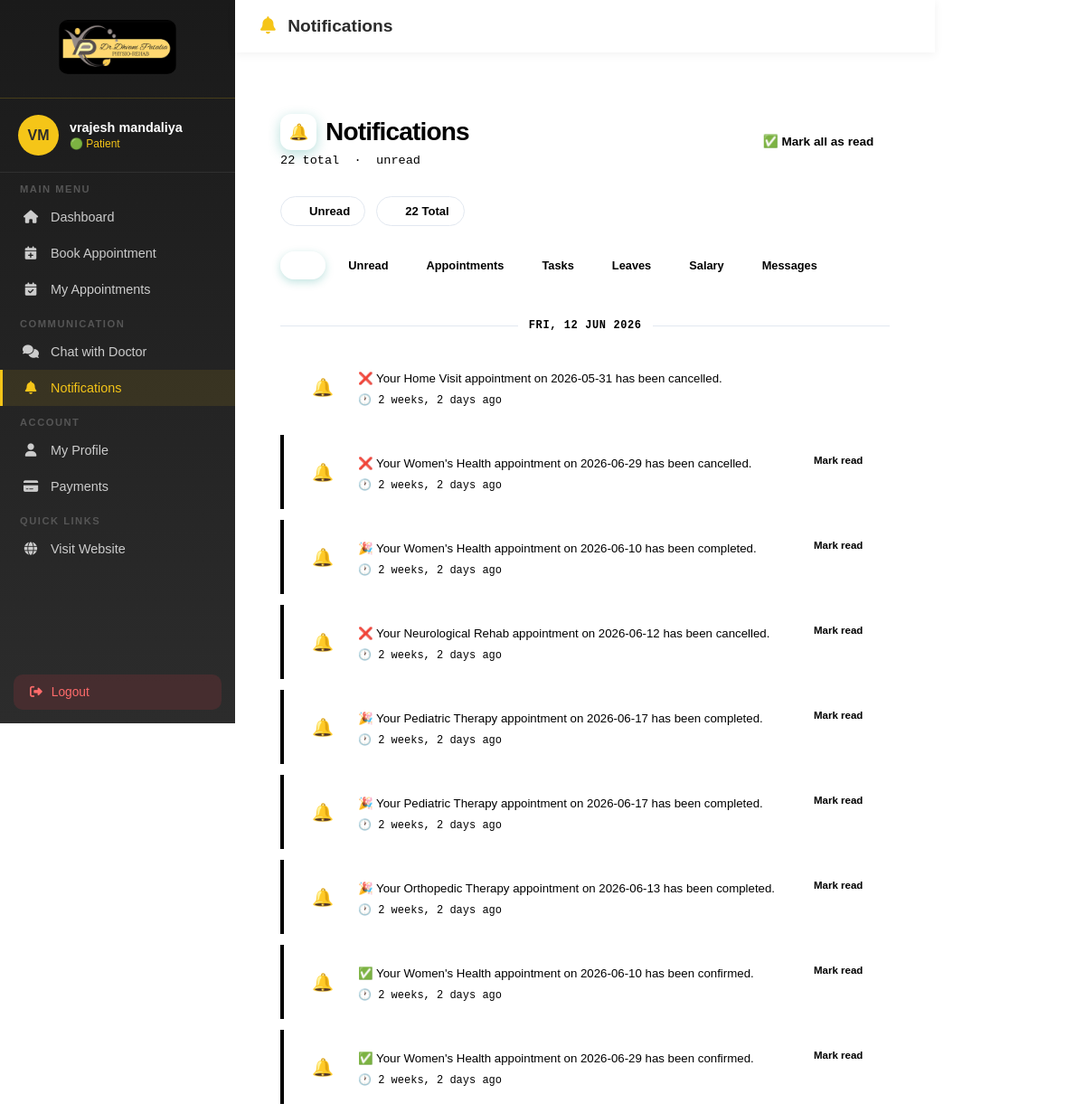
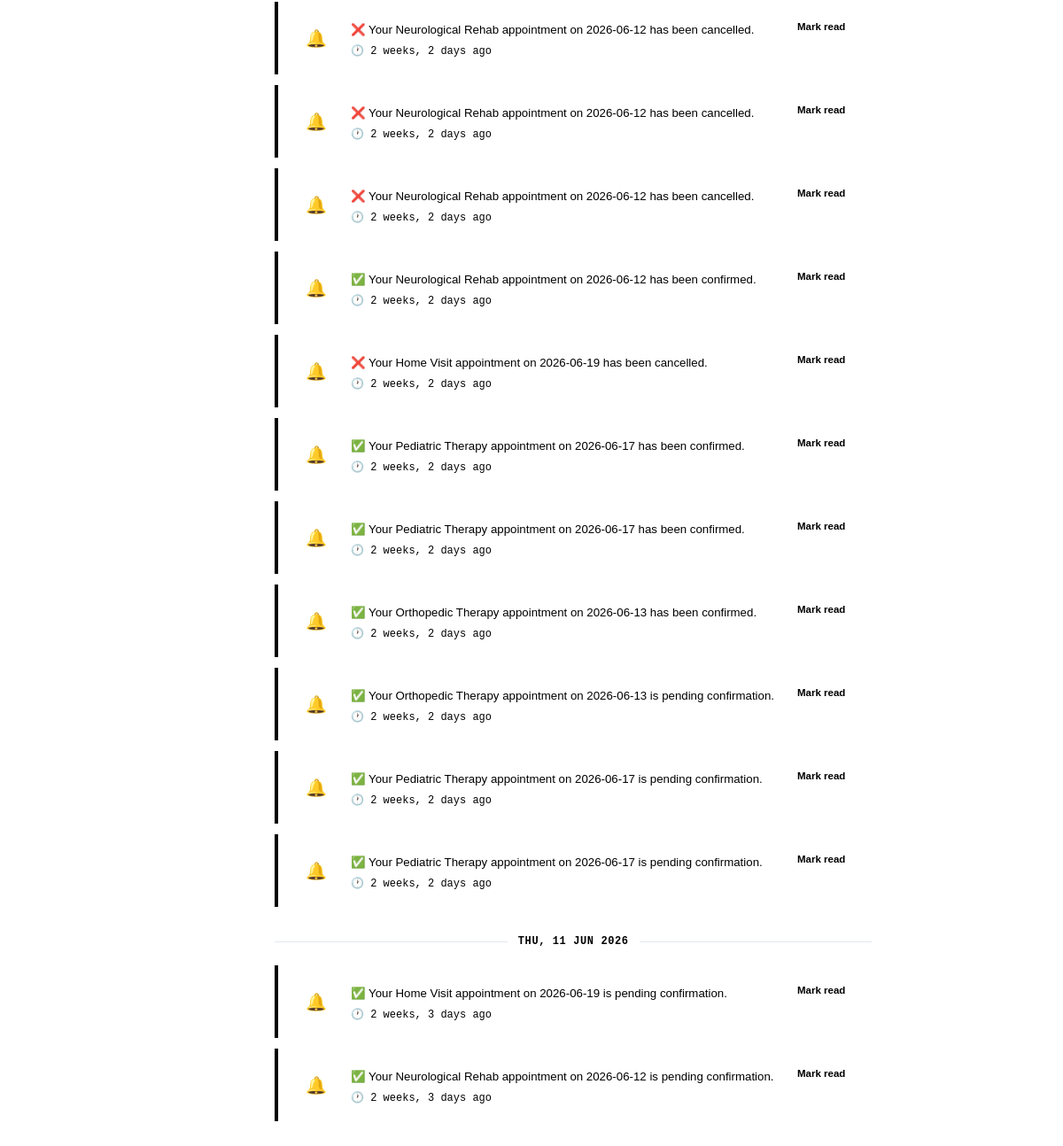
Screenshot of /notifications/ (signed in) with the database file from the repository (2 pictures, top to bottom).
### core/models.py (models this page shows, shortened)
class Notification(models.Model):
    recipient = models.ForeignKey(
        User, on_delete=models.CASCADE, related_name="notifications"
    )
    message = models.TextField()
    is_read = models.BooleanField(default=False)
    created_at = models.DateTimeField(default=timezone.now)
    link = models.CharField(max_length=255, blank=True, null=True)
    class Meta:
        ordering = ["-created_at"]

### core/views.py (the view)
# urls.py: path("notifications/", views.notifications_view, name="notifications"),
@login_required
def notifications_view(request):
    notifs = Notification.objects.filter(recipient=request.user)
    return render(
        request,
        "notifications.html",
        {
            "notifications": notifs,
            "today": timezone.now().date(),
        },
    )

### templates/notifications.html (shortened to what this page needs)
{% load static %}
<!DOCTYPE html>
<html lang="en">
<head>
    <link href="https://cdnjs.cloudflare.com/ajax/libs/font-awesome/6.4.0/css/all.min.css" rel="stylesheet" />
</head>
<body>
        <aside class="sidebar">
            <div class="sidebar-logo">
                <img src="{% static 'images/Dhvani_Patalia.jpeg' %}" alt="Logo" />
            </div>
            <div class="sidebar-user">
                <div class="user-avatar">
                    {{ user.first_name|first|upper }}{{ user.last_name|first|upper }}
                </div>
                <div class="user-info">
                    <h4>{{ user.get_full_name|default:user.username }}</h4>
                    <span>🟢 Patient</span>
                </div>
            </div>
            <nav>
                <div class="nav-section">Main Menu</div>
                <a href="{% url 'client_dashboard' %}" class="nav-item"><i class="fas fa-home"></i> Dashboard</a>
                <a href="{% url 'book_appointment' %}" class="nav-item"><i class="fas fa-calendar-plus"></i> Book Appointment</a>
                <a href="{% url 'my_appointments' %}" class="nav-item"><i class="fas fa-calendar-check"></i> My Appointments</a>
                <div class="nav-section">Communication</div>
                <a href="{% url 'client_chat' %}" class="nav-item"><i class="fas fa-comments"></i> Chat with Doctor</a>
                <a href="{% url 'notifications' %}" class="nav-item active"><i class="fas fa-bell"></i> Notifications</a>
                <div class="nav-section">Account</div>
                <a href="{% url 'profile' %}" class="nav-item "><i class="fas fa-user"></i> My Profile</a>
                <a href="{% url 'payments' %}" class="nav-item"><i class="fas fa-credit-card"></i> Payments</a>
                <div class="nav-section">Quick Links</div>
                <a href="{% url 'home' %}" class="nav-item"><i class="fas fa-globe"></i> Visit Website</a>
            </nav>
            <a href="{% url 'logout' %}" class="logout-btn"><i class="fas fa-sign-out-alt"></i> Logout</a>
        </aside>
    <div class="main-content">
        <div style="background:white;padding:18px 28px;display:flex;align-items:center;
            justify-content:space-between;box-shadow:0 2px 10px rgba(0,0,0,0.06);
            position:sticky;top:0;z-index:50;">
            <h1 style="font-size:1.2em;color:#2c2c2c;font-weight:700;">
                <i class="fas fa-bell" style="color:#f5c518;margin-right:8px;"></i> Notifications
            </h1>
        </div>
        <div style="padding:28px 30px;">
<div class="notif-page">
  <div class="notif-header">
    <div class="notif-header-left">
      <h1>
        <span class="bell-icon">🔔</span>
        Notifications
      </h1>
      <p>{{ notifications|length }} total &nbsp;·&nbsp; {{ unread_notif_count }} unread</p>
    </div>
    {% if notifications %}
    <a href="{% url 'mark_all_read' %}" class="mark-all-btn">
      ✅ Mark all as read
    </a>
    {% endif %}
  </div>
  {% if notifications %}
  <div class="stats-bar">
    <div class="stat-pill">
      <span class="dot dot-teal"></span>
      {{ unread_notif_count }} Unread
    </div>
    <div class="stat-pill">
      <span class="dot dot-muted"></span>
      {{ notifications|length }} Total
    </div>
  </div>
  <div class="filter-tabs">
    <button class="filter-tab active" onclick="filterNotifs('all', this)">All</button>
    <button class="filter-tab" onclick="filterNotifs('unread', this)">Unread</button>
    <button class="filter-tab" onclick="filterNotifs('appointment', this)">Appointments</button>
    <button class="filter-tab" onclick="filterNotifs('task', this)">Tasks</button>
    <button class="filter-tab" onclick="filterNotifs('leave', this)">Leaves</button>
    <button class="filter-tab" onclick="filterNotifs('salary', this)">Salary</button>
    <button class="filter-tab" onclick="filterNotifs('message', this)">Messages</button>
  </div>
  {% endif %}
  {% if not notifications %}
  <div class="empty-state">
    <span class="empty-icon">🔕</span>
    <h3>No notifications yet</h3>
    <p>You're all caught up! New notifications will appear here.</p>
  </div>
  {% else %}
  <div class="notif-list" id="notifList">
    {% for notif in notifications %}
    {% ifchanged notif.created_at.date %}
    <div class="date-separator">
      {% if notif.created_at.date == today %}
        Today
      {% else %}
        {{ notif.created_at|date:"D, d M Y" }}
      {% endif %}
    </div>
    {% endifchanged %}
    <a
      href="{% if notif.link %}{{ notif.link }}{% else %}#{% endif %}"
      class="notif-card {% if not notif.is_read %}unread{% else %}read{% endif %}"
      data-type="{{ notif.notif_type }}"
      data-read="{{ notif.is_read|yesno:'true,false' }}"
      onclick="markRead({{ notif.id }}, this)"
    >
      <div class="notif-icon icon-{{ notif.notif_type }}">
        {% if   'appointment_booked'    == notif.notif_type %}📅
        {% elif 'appointment_confirmed' == notif.notif_type %}✅
        {% elif 'appointment_cancelled' == notif.notif_type %}❌
        {% elif 'appointment_completed' == notif.notif_type %}🎉
        {% elif 'new_message'           == notif.notif_type %}💬
        {% elif 'leave_approved'        == notif.notif_type %}✅
        {% elif 'leave_rejected'        == notif.notif_type %}❌
        {% elif 'task_assigned'         == notif.notif_type %}📋
        {% elif 'salary_paid'           == notif.notif_type %}💰
        {% else %}🔔
        {% endif %}
      </div>
      <div class="notif-body">
        <div class="notif-message">{{ notif.message }}</div>
        <div class="notif-time">
          🕐 {{ notif.created_at|timesince }} ago
        </div>
      </div>
      {% if not notif.is_read %}
      <div class="notif-action">
        <button
          class="mark-read-btn"
          onclick="event.preventDefault(); event.stopPropagation(); markReadOnly({{ notif.id }}, this)"
        >
          Mark read
        </button>
      </div>
      {% endif %}
    </a>
    {% endfor %}
  </div>
  {% endif %}
</div>
        </div>
    </div>
</body>
</html>

### rows the page displays
Notification: created_at "FRI, 12 JUN 2026", message "❌ Your Home Visit appointment on 2026-05-31 has been cancelled.", created_at "2 weeks, 2 days"
Notification: message "❌ Your Women's Health appointment on 2026-06-29 has been cancelled.", created_at "2 weeks, 2 days"
Notification: message "🎉 Your Women's Health appointment on 2026-06-10 has been completed.", created_at "2 weeks, 2 days"
Notification: message "❌ Your Neurological Rehab appointment on 2026-06-12 has been cancelled.", created_at "2 weeks, 2 days"
Notification: message "🎉 Your Pediatric Therapy appointment on 2026-06-17 has been completed.", created_at "2 weeks, 2 days"
Notification: message "🎉 Your Pediatric Therapy appointment on 2026-06-17 has been completed.", created_at "2 weeks, 2 days"
Notification: message "🎉 Your Orthopedic Therapy appointment on 2026-06-13 has been completed.", created_at "2 weeks, 2 days"
Notification: message "✅ Your Women's Health appointment on 2026-06-10 has been confirmed.", created_at "2 weeks, 2 days"
Notification: message "✅ Your Women's Health appointment on 2026-06-29 has been confirmed.", created_at "2 weeks, 2 days"
Notification: message "❌ Your Neurological Rehab appointment on 2026-06-12 has been cancelled.", created_at "2 weeks, 2 days"
Notification: message "❌ Your Neurological Rehab appointment on 2026-06-12 has been cancelled.", created_at "2 weeks, 2 days"
Notification: message "❌ Your Neurological Rehab appointment on 2026-06-12 has been cancelled.", created_at "2 weeks, 2 days"
Notification: message "✅ Your Neurological Rehab appointment on 2026-06-12 has been confirmed.", created_at "2 weeks, 2 days"
Notification: message "❌ Your Home Visit appointment on 2026-06-19 has been cancelled.", created_at "2 weeks, 2 days"
Notification: message "✅ Your Pediatric Therapy appointment on 2026-06-17 has been confirmed.", created_at "2 weeks, 2 days"
Notification: message "✅ Your Pediatric Therapy appointment on 2026-06-17 has been confirmed.", created_at "2 weeks, 2 days"
Notification: message "✅ Your Orthopedic Therapy appointment on 2026-06-13 has been confirmed.", created_at "2 weeks, 2 days"
Notification: message "✅ Your Orthopedic Therapy appointment on 2026-06-13 is pending confirmation.", created_at "2 weeks, 2 days"
Notification: message "✅ Your Pediatric Therapy appointment on 2026-06-17 is pending confirmation.", created_at "2 weeks, 2 days"
Notification: message "✅ Your Pediatric Therapy appointment on 2026-06-17 is pending confirmation.", created_at "2 weeks, 2 days"
Notification: created_at "THU, 11 JUN 2026", message "✅ Your Home Visit appointment on 2026-06-19 is pending confirmation.", created_at "2 weeks, 3 days"
Notification: message "✅ Your Neurological Rehab appointment on 2026-06-12 is pending confirmation.", created_at "2 weeks, 3 days"

### other values shown
{{ user.first_name|first|upper }} "V"
{{ user.last_name|first|upper }} "M"
{{ user.get_full_name|default:user.username }} "vrajesh mandaliya"
{{ notifications|length }} "22"
